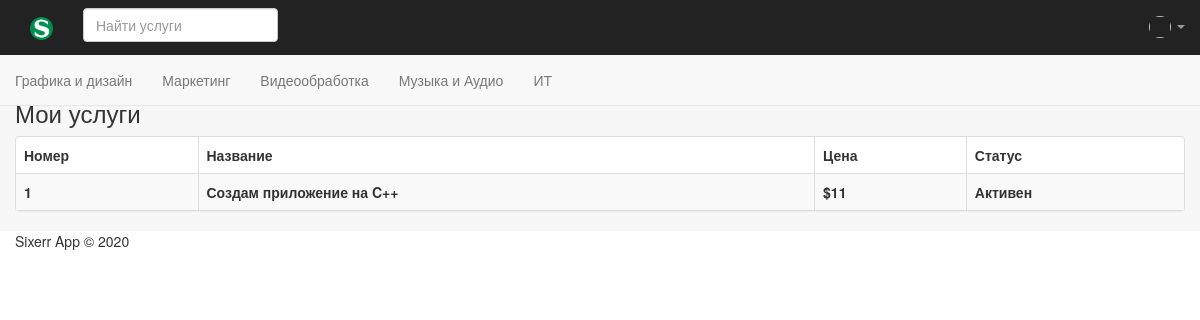
The page /my_gigs (signed in) on the database its author committed.
### sixerr/models.py (models this page shows, shortened)
class Gig(models.Model):
    CATEGORY_CHOICES = (
        ('GD', 'Графика и Дизайн'),
        ('MR', 'Маркетинг'),
        ('VD', 'Видеообработка'),
        ('MA', 'Музыка и Аудио'),
        ('IT', 'ИТ')
    )
    title = models.CharField(max_length=500)
    category = models.CharField(max_length=2, choices=CATEGORY_CHOICES)
    description = models.CharField(max_length=1000)
    price = models.IntegerField(default=5)
    photo = models.FileField(upload_to='gigs')
    status = models.BooleanField()
    user = models.ForeignKey(User, on_delete=models.CASCADE)
    create_time = models.DateTimeField(default=timezone.now)

### sixerr/views.py (the view)
# urls.py: path('my_gigs', views.my_gigs, name='my_gigs'),
@login_required(login_url='/')
def my_gigs(request):
    gigs = Gig.objects.filter(user=request.user)
    return render(request, 'my_gigs.html', {"gigs": gigs})

### sixerr/templates/my_gigs.html
{% extends 'base.html' %}
{% load static %}
{% block content %}
  <h3 style="margin: 30px, 0px;"> Мои услуги </h3>
  <div class="panel panel-default">
    <table class="table table-bordered table-striped">
      <thead class="bg-success">
        <tr>
            <th> Номер </th>
            <th> Название </th>
            <th> Цена </th>
            <th> Статус </th>
        </tr>
      </thead>
      <tbody>
        {% for gig in gigs %}
          <tr>
            <th> {{ forloop.counter }}</th>
            <th> <a href="{% url 'edit_gig' gig.pk%}">{{ gig.title }}</a></th>
            <th> ${{ gig.price }}</th>
            <th> {% if gig.status%} Активен {% else %} Не Активен {% endif %}</th>
          </tr>
        {% endfor %}
      </tbody>
    </table>
  </div>
{% endblock %}

### sixerr/static/css/app.css (style rules this page uses)
body { padding-top: 80px; }
a { color: #323232; }

### rows shown on the page
Gig: title "Создам приложение на C++", price "11", status "Активен"
